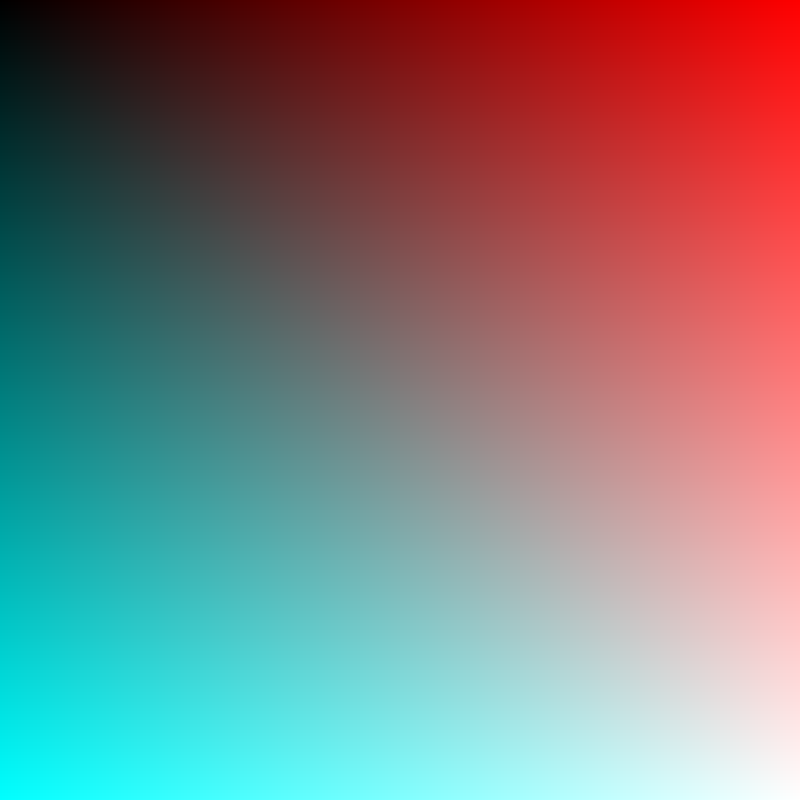
Frame 1 (no input)
Frame 2 (the mouse pressed at the canvas centre, redrawn once): identical to frame 1, image omitted

The p5.js sketch that drew this single still picture (run headless with seeded random() and noise() and a simulated clock; the mouse was pressed at the canvas centre and the sketch redrawn once):

// p5.js sketch
// ── sketch.js
function setup() {
  createCanvas(800, 800);
}
var distance = 1;
function draw() {

  let loading = true;
  console.log(loading);
  if(loading) {
    fill(50)
    text("loading", 400, 400);
  }
//loops for creating pixels
 for(let x = 0; x <= width; x += distance) {
   for(let y = 0; y <= height; y += distance) {
   //mapping
   let alpha = map(y, 0, width, 0, 255);
   let colR = map(x, 0, width, 0, 255);
   let colG = map(y, 0, width, 0, 255);
   let colB = map(y, 0, width, 0, 255);
   //pixels
   noStroke();
   fill(colR, colG, colB);
   rect(x, y, distance, distance);
   if(x >= width && y >= height) {
     loading = false;
     noLoop();
     console.log(loading);
  }
}
    }
}
